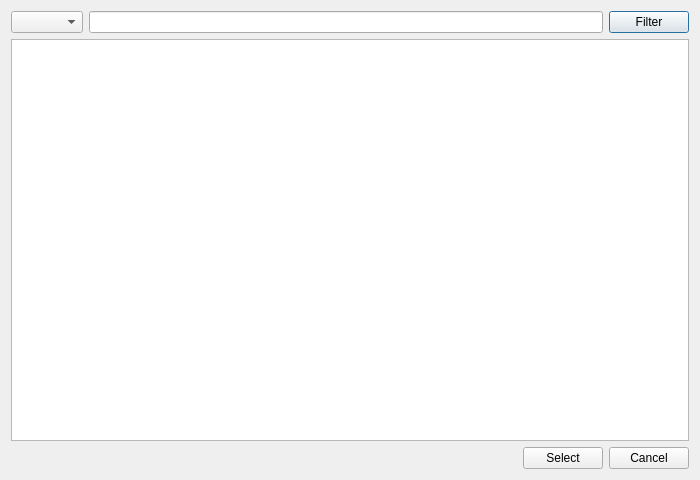
<?xml version="1.0" encoding="UTF-8"?>
<ui version="4.0">
 <class>PatientSelectDialog</class>
 <widget class="QDialog" name="PatientSelectDialog">
  <property name="geometry">
   <rect>
    <x>0</x>
    <y>0</y>
    <width>700</width>
    <height>480</height>
   </rect>
  </property>
  <property name="minimumSize">
   <size>
    <width>700</width>
    <height>480</height>
   </size>
  </property>
  <property name="maximumSize">
   <size>
    <width>700</width>
    <height>480</height>
   </size>
  </property>
  <property name="windowTitle">
   <string>Select Patient</string>
  </property>
  <layout class="QGridLayout" name="gridLayout_2">
   <item row="0" column="0">
    <layout class="QGridLayout" name="gridLayout">
     <item row="0" column="0">
      <layout class="QHBoxLayout" name="FilterHorizontalLayout">
       <item>
        <widget class="QComboBox" name="FilterComboBox"/>
       </item>
       <item>
        <widget class="QLineEdit" name="FilterLineEdit"/>
       </item>
       <item>
        <widget class="QPushButton" name="FilterPushButton">
         <property name="text">
          <string>Filter</string>
         </property>
        </widget>
       </item>
      </layout>
     </item>
     <item row="1" column="0">
      <widget class="QColumnView" name="PatientListColumnView"/>
     </item>
     <item row="2" column="0">
      <layout class="QHBoxLayout" name="SelectCancelHorizontalLayout">
       <item>
        <spacer name="horizontalSpacer">
         <property name="orientation">
          <enum>Qt::Horizontal</enum>
         </property>
         <property name="sizeHint" stdset="0">
          <size>
           <width>40</width>
           <height>20</height>
          </size>
         </property>
        </spacer>
       </item>
       <item>
        <widget class="QPushButton" name="SelectPushButton">
         <property name="text">
          <string>Select</string>
         </property>
        </widget>
       </item>
       <item>
        <widget class="QPushButton" name="CancelPushButton">
         <property name="text">
          <string>Cancel</string>
         </property>
        </widget>
       </item>
      </layout>
     </item>
    </layout>
   </item>
  </layout>
 </widget>
 <resources/>
 <connections/>
</ui>
